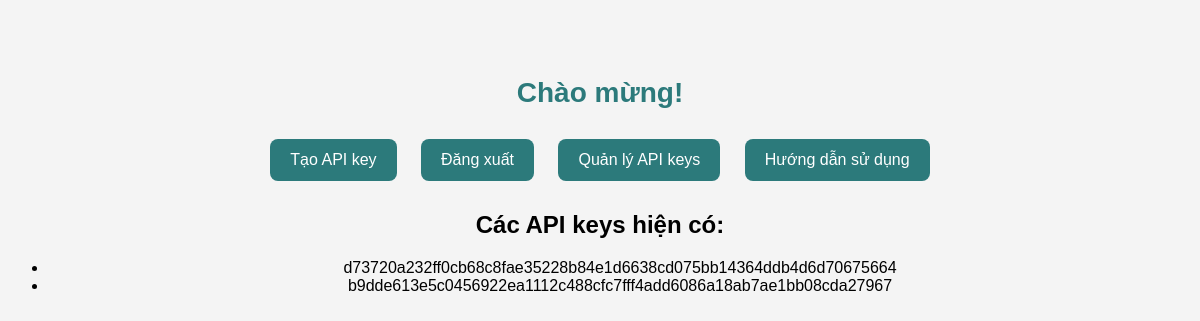
The page /view_api_keys (signed in) on the database as committed earlier.
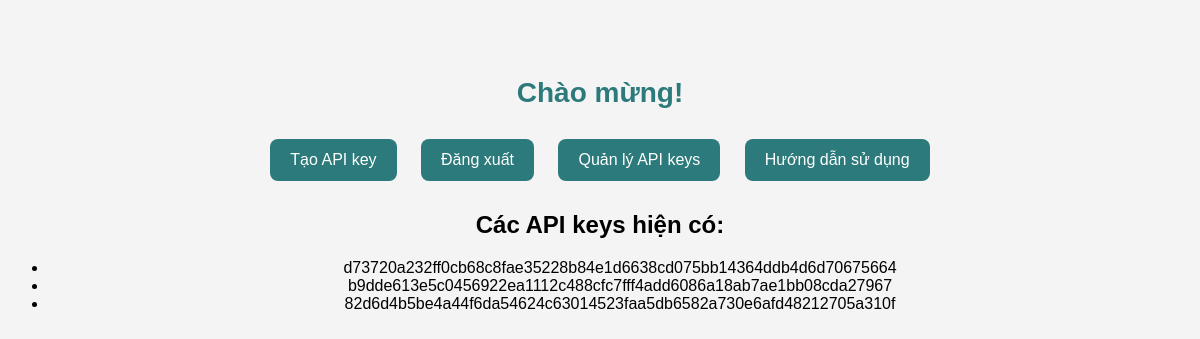
The same page on the database as committed later.
### tables this page shows
CREATE TABLE api_keys (
    id INTEGER PRIMARY KEY AUTOINCREMENT,
    user_id INTEGER NOT NULL,
    api_key TEXT UNIQUE NOT NULL,
    created_at TIMESTAMP DEFAULT CURRENT_TIMESTAMP,
    FOREIGN KEY (user_id) REFERENCES users (id)
);

### app.py (the view)
@app.route('/view_api_keys', methods=['GET'])
def view_api_keys():
    if 'user_id' not in session:
        return redirect(url_for('login'))
    user_id = session['user_id']
    conn = get_db_connection()
    api_keys = conn.execute("SELECT api_key FROM api_keys WHERE user_id = ?", (user_id,)).fetchall()
    conn.close()
    if not api_keys:
        return render_template('home.html', message="Không có API keys nào được tạo.")
    return render_template('home.html', api_keys=[row['api_key'] for row in api_keys])

### app.py (called while the page is built)
def get_db_connection():
    conn = sqlite3.connect(DATABASE)
    conn.row_factory = sqlite3.Row
    return conn

### templates/home.html (shortened to what this page needs)
<!DOCTYPE html>
<html lang="vi">
<head>
    <link rel="stylesheet" href="{{ url_for('static', filename='css/home.css') }}">
</head>
<body>
    <h1>Chào mừng!</h1>
    <form method="POST" action="/create_project">
        <button type="submit">Tạo API key</button>
    </form>
    <form action="{{ url_for('logout') }}" method="GET">
        <button type="submit">Đăng xuất</button>
    </form>
    <form action="{{ url_for('view_api_keys') }}" method="GET">
        <button type="submit">Quản lý API keys</button>
    </form>
    <form action="{{ url_for('api_docs') }}" method="GET">
        <button type="submit">Hướng dẫn sử dụng</button>
    </form>
    {% if api_keys %}
        <div class="api-key-list">
            <h2>Các API keys hiện có:</h2>
            <ul>
                {% for api_key in api_keys %}
                    <li class="api-key-item">{{ api_key }}</li>
                {% endfor %}
            </ul>
        </div>
    {% elif message %}
        <p class="message">{{ message }}</p>
    {% endif %}
</body>
</html>

Rows that differ between the two databases and show on the page:
added api_keys: api_key "82d6d4b5be4a44f6da54624c63014523faa5db6582a730e6afd48212705a310f"
